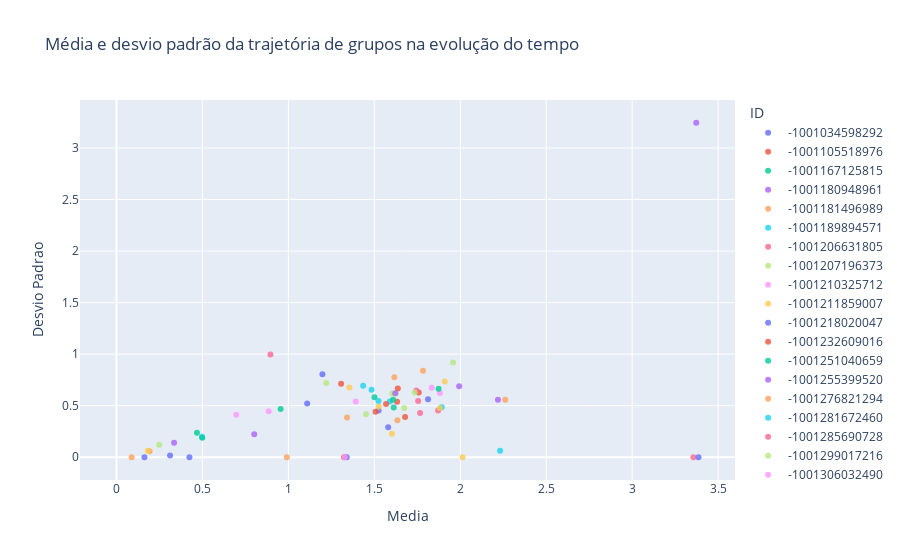

Here is the notebook cell this chart was saved with:
### Markdown cell above
### Groups Trajectories
Nessa seção é calculada a trajetória dos grupos no período analisado ('2023-01-06 a 2023-01-18).  
A partir do cálculo da trajetória, é também calculado a _média_ dessa trajetória e o _desvio padrão_ da trajetória dos grupos.

### Code cell
trajectory_df = embedding.get_df_for_trajectory(high_dim_embeddings_umap, labels, date_labels)
groups_trajectories = embedding.get_all_groups_trajectories(trajectory_df)
trajectory_scatter_plot = data_visualization.trajectory_plot(groups_trajectories)
trajectory_scatter_plot.show()

### Figure 1 — Plotly figure (JSON) as saved in the notebook; plotly's stock layout.template omitted (floating-point values rounded to 4 significant figures)
{"data": [{"hovertemplate": "ID=-1001034598292<br>Media=%{x}<br>Desvio Padrao=%{y}<extra></extra>", "legendgroup": "-1001034598292", "marker": {"color": "#636efa", "opacity": 0.8, "symbol": "circle"}, "mode": "markers", "name": "-1001034598292", "orientation": "v", "showlegend": true, "type": "scatter", "x": [0.1627], "xaxis": "x", "y": [0.0003534], "yaxis": "y"}, {"hovertemplate": "ID=-1001105518976<br>Media=%{x}<br>Desvio Padrao=%{y}<extra></extra>", "legendgroup": "-1001105518976", "marker": {"color": "#EF553B", "opacity": 0.8, "symbol": "circle"}, "mode": "markers", "name": "-1001105518976", "orientation": "v", "showlegend": true, "type": "scatter", "x": [1.324], "xaxis": "x", "y": [0], "yaxis": "y"}, {"hovertemplate": "ID=-1001167125815<br>Media=%{x}<br>Desvio Padrao=%{y}<extra></extra>", "legendgroup": "-1001167125815", "marker": {"color": "#00cc96", "opacity": 0.8, "symbol": "circle"}, "mode": "markers", "name": "-1001167125815", "orientation": "v", "showlegend": true, "type": "scatter", "x": [0], "xaxis": "x", "y": [null], "yaxis": "y"}, {"hovertemplate": "ID=-1001180948961<br>Media=%{x}<br>Desvio Padrao=%{y}<extra></extra>", "legendgroup": "-1001180948961", "marker": {"color": "#ab63fa", "opacity": 0.8, "symbol": "circle"}, "mode": "markers", "name": "-1001180948961", "orientation": "v", "showlegend": true, "type": "scatter", "x": [0], "xaxis": "x", "y": [null], "yaxis": "y"}, {"hovertemplate": "ID=-1001181496989<br>Media=%{x}<br>Desvio Padrao=%{y}<extra></extra>", "legendgroup": "-1001181496989", "marker": {"color": "#FFA15A", "opacity": 0.8, "symbol": "circle"}, "mode": "markers", "name": "-1001181496989", "orientation": "v", "showlegend": true, "type": "scatter", "x": [0.9908], "xaxis": "x", "y": [0], "yaxis": "y"}, {"hovertemplate": "ID=-1001189894571<br>Media=%{x}<br>Desvio Padrao=%{y}<extra></extra>", "legendgroup": "-1001189894571", "marker": {"color": "#19d3f3", "opacity": 0.8, "symbol": "circle"}, "mode": "markers", "name": "-1001189894571", "orientation": "v", "showlegend": true, "type": "scatter", "x": [0.4974], "xaxis": "x", "y": [0.1984], "yaxis": "y"}, {"hovertemplate": "ID=-1001206631805<br>Media=%{x}<br>Desvio Padrao=%{y}<extra></extra>", "legendgroup": "-1001206631805", "marker": {"color": "#FF6692", "opacity": 0.8, "symbol": "circle"}, "mode": "markers", "name": "-1001206631805", "orientation": "v", "showlegend": true, "type": "scatter", "x": [3.356], "xaxis": "x", "y": [0], "yaxis": "y"}, {"hovertemplate": "ID=-1001207196373<br>Media=%{x}<br>Desvio Padrao=%{y}<extra></extra>", "legendgroup": "-1001207196373", "marker": {"color": "#B6E880", "opacity": 0.8, "symbol": "circle"}, "mode": "markers", "name": "-1001207196373", "orientation": "v", "showlegend": true, "type": "scatter", "x": [1.624], "xaxis": "x", "y": [0.6174], "yaxis": "y"}, {"hovertemplate": "ID=-1001210325712<br>Media=%{x}<br>Desvio Padrao=%{y}<extra></extra>", "legendgroup": "-1001210325712", "marker": {"color": "#FF97FF", "opacity": 0.8, "symbol": "circle"}, "mode": "markers", "name": "-1001210325712", "orientation": "v", "showlegend": true, "type": "scatter", "x": [1.881], "xaxis": "x", "y": [0.6233], "yaxis": "y"}, {"hovertemplate": "ID=-1001211859007<br>Media=%{x}<br>Desvio Padrao=%{y}<extra></extra>", "legendgroup": "-1001211859007", "marker": {"color": "#FECB52", "opacity": 0.8, "symbol": "circle"}, "mode": "markers", "name": "-1001211859007", "orientation": "v", "showlegend": true, "type": "scatter", "x": [1.91], "xaxis": "x", "y": [0.7339], "yaxis": "y"}, {"hovertemplate": "ID=-1001218020047<br>Media=%{x}<br>Desvio Padrao=%{y}<extra></extra>", "legendgroup": "-1001218020047", "marker": {"color": "#636efa", "opacity": 0.8, "symbol": "circle"}, "mode": "markers", "name": "-1001218020047", "orientation": "v", "showlegend": true, "type": "scatter", "x": [0.3115], "xaxis": "x", "y": [0.01624], "yaxis": "y"}, {"hovertemplate": "ID=-1001232609016<br>Media=%{x}<br>Desvio Padrao=%{y}<extra></extra>", "legendgroup": "-1001232609016", "marker": {"color": "#EF553B", "opacity": 0.8, "symbol": "circle"}, "mode": "markers", "name": "-1001232609016", "orientation": "v", "showlegend": true, "type": "scatter", "x": [1.758], "xaxis": "x", "y": [0.6278], "yaxis": "y"}, {"hovertemplate": "ID=-1001251040659<br>Media=%{x}<br>Desvio Padrao=%{y}<extra></extra>", "legendgroup": "-1001251040659", "marker": {"color": "#00cc96", "opacity": 0.8, "symbol": "circle"}, "mode": "markers", "name": "-1001251040659", "orientation": "v", "showlegend": true, "type": "scatter", "x": [1.874], "xaxis": "x", "y": [0.6651], "yaxis": "y"}, {"hovertemplate": "ID=-1001255399520<br>Media=%{x}<br>Desvio Padrao=%{y}<extra></extra>", "legendgroup": "-1001255399520", "marker": {"color": "#ab63fa", "opacity": 0.8, "symbol": "circle"}, "mode": "markers", "name": "-1001255399520", "orientation": "v", "showlegend": true, "type": "scatter", "x": [1.993], "xaxis": "x", "y": [0.689], "yaxis": "y"}, {"hovertemplate": "ID=-1001276821294<br>Media=%{x}<br>Desvio Padrao=%{y}<extra></extra>", "legendgroup": "-1001276821294", "marker": {"color": "#FFA15A", "opacity": 0.8, "symbol": "circle"}, "mode": "markers", "name": "-1001276821294", "orientation": "v", "showlegend": true, "type": "scatter", "x": [0], "xaxis": "x", "y": [null], "yaxis": "y"}, {"hovertemplate": "ID=-1001281672460<br>Media=%{x}<br>Desvio Padrao=%{y}<extra></extra>", "legendgroup": "-1001281672460", "marker": {"color": "#19d3f3", "opacity": 0.8, "symbol": "circle"}, "mode": "markers", "name": "-1001281672460", "orientation": "v", "showlegend": true, "type": "scatter", "x": [0], "xaxis": "x", "y": [null], "yaxis": "y"}, {"hovertemplate": "ID=-1001285690728<br>Media=%{x}<br>Desvio Padrao=%{y}<extra></extra>", "legendgroup": "-1001285690728", "marker": {"color": "#FF6692", "opacity": 0.8, "symbol": "circle"}, "mode": "markers", "name": "-1001285690728", "orientation": "v", "showlegend": true, "type": "scatter", "x": [1.871], "xaxis": "x", "y": [0.4523], "yaxis": "y"}, {"hovertemplate": "ID=-1001299017216<br>Media=%{x}<br>Desvio Padrao=%{y}<extra></extra>", "legendgroup": "-1001299017216", "marker": {"color": "#B6E880", "opacity": 0.8, "symbol": "circle"}, "mode": "markers", "name": "-1001299017216", "orientation": "v", "showlegend": true, "type": "scatter", "x": [1.674], "xaxis": "x", "y": [0.4772], "yaxis": "y"}, {"hovertemplate": "ID=-1001306032490<br>Media=%{x}<br>Desvio Padrao=%{y}<extra></extra>", "legendgroup": "-1001306032490", "marker": {"color": "#FF97FF", "opacity": 0.8, "symbol": "circle"}, "mode": "markers", "name": "-1001306032490", "orientation": "v", "showlegend": true, "type": "scatter", "x": [0], "xaxis": "x", "y": [null], "yaxis": "y"}, {"hovertemplate": "ID=-1001323233349<br>Media=%{x}<br>Desvio Padrao=%{y}<extra></extra>", "legendgroup": "-1001323233349", "marker": {"color": "#FECB52", "opacity": 0.8, "symbol": "circle"}, "mode": "markers", "name": "-1001323233349", "orientation": "v", "showlegend": true, "type": "scatter", "x": [1.355], "xaxis": "x", "y": [0.6759], "yaxis": "y"}, {"hovertemplate": "ID=-1001333472613<br>Media=%{x}<br>Desvio Padrao=%{y}<extra></extra>", "legendgroup": "-1001333472613", "marker": {"color": "#636efa", "opacity": 0.8, "symbol": "circle"}, "mode": "markers", "name": "-1001333472613", "orientation": "v", "showlegend": true, "type": "scatter", "x": [3.386], "xaxis": "x", "y": [0], "yaxis": "y"}, {"hovertemplate": "ID=-1001355792475<br>Media=%{x}<br>Desvio Padrao=%{y}<extra></extra>", "legendgroup": "-1001355792475", "marker": {"color": "#EF553B", "opacity": 0.8, "symbol": "circle"}, "mode": "markers", "name": "-1001355792475", "orientation": "v", "showlegend": true, "type": "scatter", "x": [1.636], "xaxis": "x", "y": [0.6667], "yaxis": "y"}, {"hovertemplate": "ID=-1001357747959<br>Media=%{x}<br>Desvio Padrao=%{y}<extra></extra>", "legendgroup": "-1001357747959", "marker": {"color": "#00cc96", "opacity": 0.8, "symbol": "circle"}, "mode": "markers", "name": "-1001357747959", "orientation": "v", "showlegend": true, "type": "scatter", "x": [0.9549], "xaxis": "x", "y": [0.4683], "yaxis": "y"}, {"hovertemplate": "ID=-1001368501455<br>Media=%{x}<br>Desvio Padrao=%{y}<extra></extra>", "legendgroup": "-1001368501455", "marker": {"color": "#ab63fa", "opacity": 0.8, "symbol": "circle"}, "mode": "markers", "name": "-1001368501455", "orientation": "v", "showlegend": true, "type": "scatter", "x": [0], "xaxis": "x", "y": [null], "yaxis": "y"}, {"hovertemplate": "ID=-1001383256261<br>Media=%{x}<br>Desvio Padrao=%{y}<extra></extra>", "legendgroup": "-1001383256261", "marker": {"color": "#FFA15A", "opacity": 0.8, "symbol": "circle"}, "mode": "markers", "name": "-1001383256261", "orientation": "v", "showlegend": true, "type": "scatter", "x": [1.783], "xaxis": "x", "y": [0.8394], "yaxis": "y"}, {"hovertemplate": "ID=-1001384516486<br>Media=%{x}<br>Desvio Padrao=%{y}<extra></extra>", "legendgroup": "-1001384516486", "marker": {"color": "#19d3f3", "opacity": 0.8, "symbol": "circle"}, "mode": "markers", "name": "-1001384516486", "orientation": "v", "showlegend": true, "type": "scatter", "x": [2.231], "xaxis": "x", "y": [0.06213], "yaxis": "y"}, {"hovertemplate": "ID=-1001389233306<br>Media=%{x}<br>Desvio Padrao=%{y}<extra></extra>", "legendgroup": "-1001389233306", "marker": {"color": "#FF6692", "opacity": 0.8, "symbol": "circle"}, "mode": "markers", "name": "-1001389233306", "orientation": "v", "showlegend": true, "type": "scatter", "x": [1.766], "xaxis": "x", "y": [0.4296], "yaxis": "y"}, {"hovertemplate": "ID=-1001389426089<br>Media=%{x}<br>Desvio Padrao=%{y}<extra></extra>", "legendgroup": "-1001389426089", "marker": {"color": "#B6E880", "opacity": 0.8, "symbol": "circle"}, "mode": "markers", "name": "-1001389426089", "orientation": "v", "showlegend": true, "type": "scatter", "x": [1.604], "xaxis": "x", "y": [0.619], "yaxis": "y"}, {"hovertemplate": "ID=-1001392633171<br>Media=%{x}<br>Desvio Padrao=%{y}<extra></extra>", "legendgroup": "-1001392633171", "marker": {"color": "#FF97FF", "opacity": 0.8, "symbol": "circle"}, "mode": "markers", "name": "-1001392633171", "orientation": "v", "showlegend": true, "type": "scatter", "x": [1.392], "xaxis": "x", "y": [0.5401], "yaxis": "y"}, {"hovertemplate": "ID=-1001410809166<br>Media=%{x}<br>Desvio Padrao=%{y}<extra></extra>", "legendgroup": "-1001410809166", "marker": {"color": "#FECB52", "opacity": 0.8, "symbol": "circle"}, "mode": "markers", "name": "-1001410809166", "orientation": "v", "showlegend": true, "type": "scatter", "x": [2.014], "xaxis": "x", "y": [0], "yaxis": "y"}, {"hovertemplate": "ID=-1001412711321<br>Media=%{x}<br>Desvio Padrao=%{y}<extra></extra>", "legendgroup": "-1001412711321", "marker": {"color": "#636efa", "opacity": 0.8, "symbol": "circle"}, "mode": "markers", "name": "-1001412711321", "orientation": "v", "showlegend": true, "type": "scatter", "x": [0.4244], "xaxis": "x", "y": [0], "yaxis": "y"}, {"hovertemplate": "ID=-1001421704570<br>Media=%{x}<br>Desvio Padrao=%{y}<extra></extra>", "legendgroup": "-1001421704570", "marker": {"color": "#EF553B", "opacity": 0.8, "symbol": "circle"}, "mode": "markers", "name": "-1001421704570", "orientation": "v", "showlegend": true, "type": "scatter", "x": [1.307], "xaxis": "x", "y": [0.7128], "yaxis": "y"}, {"hovertemplate": "ID=-1001438121370<br>Media=%{x}<br>Desvio Padrao=%{y}<extra></extra>", "legendgroup": "-1001438121370", "marker": {"color": "#00cc96", "opacity": 0.8, "symbol": "circle"}, "mode": "markers", "name": "-1001438121370", "orientation": "v", "showlegend": true, "type": "scatter", "x": [0], "xaxis": "x", "y": [null], "yaxis": "y"}, {"hovertemplate": "ID=-1001441825416<br>Media=%{x}<br>Desvio Padrao=%{y}<extra></extra>", "legendgroup": "-1001441825416", "marker": {"color": "#ab63fa", "opacity": 0.8, "symbol": "circle"}, "mode": "markers", "name": "-1001441825416", "orientation": "v", "showlegend": true, "type": "scatter", "x": [2.219], "xaxis": "x", "y": [0.5584], "yaxis": "y"}, {"hovertemplate": "ID=-1001445542540<br>Media=%{x}<br>Desvio Padrao=%{y}<extra></extra>", "legendgroup": "-1001445542540", "marker": {"color": "#FFA15A", "opacity": 0.8, "symbol": "circle"}, "mode": "markers", "name": "-1001445542540", "orientation": "v", "showlegend": true, "type": "scatter", "x": [2.261], "xaxis": "x", "y": [0.5568], "yaxis": "y"}, {"hovertemplate": "ID=-1001453746753<br>Media=%{x}<br>Desvio Padrao=%{y}<extra></extra>", "legendgroup": "-1001453746753", "marker": {"color": "#19d3f3", "opacity": 0.8, "symbol": "circle"}, "mode": "markers", "name": "-1001453746753", "orientation": "v", "showlegend": true, "type": "scatter", "x": [1.435], "xaxis": "x", "y": [0.6937], "yaxis": "y"}, {"hovertemplate": "ID=-1001455471658<br>Media=%{x}<br>Desvio Padrao=%{y}<extra></extra>", "legendgroup": "-1001455471658", "marker": {"color": "#FF6692", "opacity": 0.8, "symbol": "circle"}, "mode": "markers", "name": "-1001455471658", "orientation": "v", "showlegend": true, "type": "scatter", "x": [0], "xaxis": "x", "y": [null], "yaxis": "y"}, {"hovertemplate": "ID=-1001456992865<br>Media=%{x}<br>Desvio Padrao=%{y}<extra></extra>", "legendgroup": "-1001456992865", "marker": {"color": "#B6E880", "opacity": 0.8, "symbol": "circle"}, "mode": "markers", "name": "-1001456992865", "orientation": "v", "showlegend": true, "type": "scatter", "x": [1.22], "xaxis": "x", "y": [0.7193], "yaxis": "y"}, {"hovertemplate": "ID=-1001461185208<br>Media=%{x}<br>Desvio Padrao=%{y}<extra></extra>", "legendgroup": "-1001461185208", "marker": {"color": "#FF97FF", "opacity": 0.8, "symbol": "circle"}, "mode": "markers", "name": "-1001461185208", "orientation": "v", "showlegend": true, "type": "scatter", "x": [0.6969], "xaxis": "x", "y": [0.4112], "yaxis": "y"}, {"hovertemplate": "ID=-1001469934877<br>Media=%{x}<br>Desvio Padrao=%{y}<extra></extra>", "legendgroup": "-1001469934877", "marker": {"color": "#FECB52", "opacity": 0.8, "symbol": "circle"}, "mode": "markers", "name": "-1001469934877", "orientation": "v", "showlegend": true, "type": "scatter", "x": [0], "xaxis": "x", "y": [null], "yaxis": "y"}, {"hovertemplate": "ID=-1001470883537<br>Media=%{x}<br>Desvio Padrao=%{y}<extra></extra>", "legendgroup": "-1001470883537", "marker": {"color": "#636efa", "opacity": 0.8, "symbol": "circle"}, "mode": "markers", "name": "-1001470883537", "orientation": "v", "showlegend": true, "type": "scatter", "x": [1.339], "xaxis": "x", "y": [0], "yaxis": "y"}, {"hovertemplate": "ID=-1001479700426<br>Media=%{x}<br>Desvio Padrao=%{y}<extra></extra>", "legendgroup": "-1001479700426", "marker": {"color": "#EF553B", "opacity": 0.8, "symbol": "circle"}, "mode": "markers", "name": "-1001479700426", "orientation": "v", "showlegend": true, "type": "scatter", "x": [1.679], "xaxis": "x", "y": [0.3894], "yaxis": "y"}, {"hovertemplate": "ID=-1001481305285<br>Media=%{x}<br>Desvio Padrao=%{y}<extra></extra>", "legendgroup": "-1001481305285", "marker": {"color": "#00cc96", "opacity": 0.8, "symbol": "circle"}, "mode": "markers", "name": "-1001481305285", "orientation": "v", "showlegend": true, "type": "scatter", "x": [0], "xaxis": "x", "y": [null], "yaxis": "y"}, {"hovertemplate": "ID=-1001485359482<br>Media=%{x}<br>Desvio Padrao=%{y}<extra></extra>", "legendgroup": "-1001485359482", "marker": {"color": "#ab63fa", "opacity": 0.8, "symbol": "circle"}, "mode": "markers", "name": "-1001485359482", "orientation": "v", "showlegend": true, "type": "scatter", "x": [3.373], "xaxis": "x", "y": [3.245], "yaxis": "y"}, {"hovertemplate": "ID=-1001493947883<br>Media=%{x}<br>Desvio Padrao=%{y}<extra></extra>", "legendgroup": "-1001493947883", "marker": {"color": "#FFA15A", "opacity": 0.8, "symbol": "circle"}, "mode": "markers", "name": "-1001493947883", "orientation": "v", "showlegend": true, "type": "scatter", "x": [1.616], "xaxis": "x", "y": [0.775], "yaxis": "y"}, {"hovertemplate": "ID=-1001496206576<br>Media=%{x}<br>Desvio Padrao=%{y}<extra></extra>", "legendgroup": "-1001496206576", "marker": {"color": "#19d3f3", "opacity": 0.8, "symbol": "circle"}, "mode": "markers", "name": "-1001496206576", "orientation": "v", "showlegend": true, "type": "scatter", "x": [1.892], "xaxis": "x", "y": [0.4839], "yaxis": "y"}, {"hovertemplate": "ID=-1001505716070<br>Media=%{x}<br>Desvio Padrao=%{y}<extra></extra>", "legendgroup": "-1001505716070", "marker": {"color": "#FF6692", "opacity": 0.8, "symbol": "circle"}, "mode": "markers", "name": "-1001505716070", "orientation": "v", "showlegend": true, "type": "scatter", "x": [0], "xaxis": "x", "y": [null], "yaxis": "y"}, {"hovertemplate": "ID=-1001515918022<br>Media=%{x}<br>Desvio Padrao=%{y}<extra></extra>", "legendgroup": "-1001515918022", "marker": {"color": "#B6E880", "opacity": 0.8, "symbol": "circle"}, "mode": "markers", "name": "-1001515918022", "orientation": "v", "showlegend": true, "type": "scatter", "x": [1.451], "xaxis": "x", "y": [0.4169], "yaxis": "y"}, {"hovertemplate": "ID=-1001517274914<br>Media=%{x}<br>Desvio Padrao=%{y}<extra></extra>", "legendgroup": "-1001517274914", "marker": {"color": "#FF97FF", "opacity": 0.8, "symbol": "circle"}, "mode": "markers", "name": "-1001517274914", "orientation": "v", "showlegend": true, "type": "scatter", "x": [0], "xaxis": "x", "y": [null], "yaxis": "y"}, {"hovertemplate": "ID=-1001531514291<br>Media=%{x}<br>Desvio Padrao=%{y}<extra></extra>", "legendgroup": "-1001531514291", "marker": {"color": "#FECB52", "opacity": 0.8, "symbol": "circle"}, "mode": "markers", "name": "-1001531514291", "orientation": "v", "showlegend": true, "type": "scatter", "x": [1.881], "xaxis": "x", "y": [0.477], "yaxis": "y"}, {"hovertemplate": "ID=-1001533966146<br>Media=%{x}<br>Desvio Padrao=%{y}<extra></extra>", "legendgroup": "-1001533966146", "marker": {"color": "#636efa", "opacity": 0.8, "symbol": "circle"}, "mode": "markers", "name": "-1001533966146", "orientation": "v", "showlegend": true, "type": "scatter", "x": [1.109], "xaxis": "x", "y": [0.5222], "yaxis": "y"}, {"hovertemplate": "ID=-1001541311858<br>Media=%{x}<br>Desvio Padrao=%{y}<extra></extra>", "legendgroup": "-1001541311858", "marker": {"color": "#EF553B", "opacity": 0.8, "symbol": "circle"}, "mode": "markers", "name": "-1001541311858", "orientation": "v", "showlegend": true, "type": "scatter", "x": [0], "xaxis": "x", "y": [null], "yaxis": "y"}, {"hovertemplate": "ID=-1001541526657<br>Media=%{x}<br>Desvio Padrao=%{y}<extra></extra>", "legendgroup": "-1001541526657", "marker": {"color": "#00cc96", "opacity": 0.8, "symbol": "circle"}, "mode": "markers", "name": "-1001541526657", "orientation": "v", "showlegend": true, "type": "scatter", "x": [0.4989], "xaxis": "x", "y": [0.1895], "yaxis": "y"}, {"hovertemplate": "ID=-1001553471004<br>Media=%{x}<br>Desvio Padrao=%{y}<extra></extra>", "legendgroup": "-1001553471004", "marker": {"color": "#ab63fa", "opacity": 0.8, "symbol": "circle"}, "mode": "markers", "name": "-1001553471004", "orientation": "v", "showlegend": true, "type": "scatter", "x": [0], "xaxis": "x", "y": [null], "yaxis": "y"}, {"hovertemplate": "ID=-1001555717823<br>Media=%{x}<br>Desvio Padrao=%{y}<extra></extra>", "legendgroup": "-1001555717823", "marker": {"color": "#FFA15A", "opacity": 0.8, "symbol": "circle"}, "mode": "markers", "name": "-1001555717823", "orientation": "v", "showlegend": true, "type": "scatter", "x": [1.634], "xaxis": "x", "y": [0.3591], "yaxis": "y"}, {"hovertemplate": "ID=-1001560438016<br>Media=%{x}<br>Desvio Padrao=%{y}<extra></extra>", "legendgroup": "-1001560438016", "marker": {"color": "#19d3f3", "opacity": 0.8, "symbol": "circle"}, "mode": "markers", "name": "-1001560438016", "orientation": "v", "showlegend": true, "type": "scatter", "x": [0], "xaxis": "x", "y": [null], "yaxis": "y"}, {"hovertemplate": "ID=-1001568720497<br>Media=%{x}<br>Desvio Padrao=%{y}<extra></extra>", "legendgroup": "-1001568720497", "marker": {"color": "#FF6692", "opacity": 0.8, "symbol": "circle"}, "mode": "markers", "name": "-1001568720497", "orientation": "v", "showlegend": true, "type": "scatter", "x": [1.755], "xaxis": "x", "y": [0.5463], "yaxis": "y"}, {"hovertemplate": "ID=-1001572172813<br>Media=%{x}<br>Desvio Padrao=%{y}<extra></extra>", "legendgroup": "-1001572172813", "marker": {"color": "#B6E880", "opacity": 0.8, "symbol": "circle"}, "mode": "markers", "name": "-1001572172813", "orientation": "v", "showlegend": true, "type": "scatter", "x": [1.958], "xaxis": "x", "y": [0.9184], "yaxis": "y"}, {"hovertemplate": "ID=-1001581501114<br>Media=%{x}<br>Desvio Padrao=%{y}<extra></extra>", "legendgroup": "-1001581501114", "marker": {"color": "#FF97FF", "opacity": 0.8, "symbol": "circle"}, "mode": "markers", "name": "-1001581501114", "orientation": "v", "showlegend": true, "type": "scatter", "x": [0.8853], "xaxis": "x", "y": [0.4456], "yaxis": "y"}, {"hovertemplate": "ID=-1001587097148<br>Media=%{x}<br>Desvio Padrao=%{y}<extra></extra>", "legendgroup": "-1001587097148", "marker": {"color": "#FECB52", "opacity": 0.8, "symbol": "circle"}, "mode": "markers", "name": "-1001587097148", "orientation": "v", "showlegend": true, "type": "scatter", "x": [0], "xaxis": "x", "y": [null], "yaxis": "y"}, {"hovertemplate": "ID=-1001590221948<br>Media=%{x}<br>Desvio Padrao=%{y}<extra></extra>", "legendgroup": "-1001590221948", "marker": {"color": "#636efa", "opacity": 0.8, "symbol": "circle"}, "mode": "markers", "name": "-1001590221948", "orientation": "v", "showlegend": true, "type": "scatter", "x": [1.812], "xaxis": "x", "y": [0.5632], "yaxis": "y"}, {"hovertemplate": "ID=-1001596060159<br>Media=%{x}<br>Desvio Padrao=%{y}<extra></extra>", "legendgroup": "-1001596060159", "marker": {"color": "#EF553B", "opacity": 0.8, "symbol": "circle"}, "mode": "markers", "name": "-1001596060159", "orientation": "v", "showlegend": true, "type": "scatter", "x": [0], "xaxis": "x", "y": [null], "yaxis": "y"}, {"hovertemplate": "ID=-1001608833415<br>Media=%{x}<br>Desvio Padrao=%{y}<extra></extra>", "legendgroup": "-1001608833415", "marker": {"color": "#00cc96", "opacity": 0.8, "symbol": "circle"}, "mode": "markers", "name": "-1001608833415", "orientation": "v", "showlegend": true, "type": "scatter", "x": [0.4681], "xaxis": "x", "y": [0.2376], "yaxis": "y"}, {"hovertemplate": "ID=-1001610121862<br>Media=%{x}<br>Desvio Padrao=%{y}<extra></extra>", "legendgroup": "-1001610121862", "marker": {"color": "#ab63fa", "opacity": 0.8, "symbol": "circle"}, "mode": "markers", "name": "-1001610121862", "orientation": "v", "showlegend": true, "type": "scatter", "x": [0.8012], "xaxis": "x", "y": [0.2233], "yaxis": "y"}, {"hovertemplate": "ID=-1001642471798<br>Media=%{x}<br>Desvio Padrao=%{y}<extra></extra>", "legendgroup": "-1001642471798", "marker": {"color": "#FFA15A", "opacity": 0.8, "symbol": "circle"}, "mode": "markers", "name": "-1001642471798", "orientation": "v", "showlegend": true, "type": "scatter", "x": [0.1927], "xaxis": "x", "y": [0.05768], "yaxis": "y"}, {"hovertemplate": "ID=-1001660279471<br>Media=%{x}<br>Desvio Padrao=%{y}<extra></extra>", "legendgroup": "-1001660279471", "marker": {"color": "#19d3f3", "opacity": 0.8, "symbol": "circle"}, "mode": "markers", "name": "-1001660279471", "orientation": "v", "showlegend": true, "type": "scatter", "x": [1.59], "xaxis": "x", "y": [0.5415], "yaxis": "y"}, {"hovertemplate": "ID=-1001662996930<br>Media=%{x}<br>Desvio Padrao=%{y}<extra></extra>", "legendgroup": "-1001662996930", "marker": {"color": "#FF6692", "opacity": 0.8, "symbol": "circle"}, "mode": "markers", "name": "-1001662996930", "orientation": "v", "showlegend": true, "type": "scatter", "x": [0.8955], "xaxis": "x", "y": [0.9972], "yaxis": "y"}, {"hovertemplate": "ID=-1001663621591<br>Media=%{x}<br>Desvio Padrao=%{y}<extra></extra>", "legendgroup": "-1001663621591", "marker": {"color": "#B6E880", "opacity": 0.8, "symbol": "circle"}, "mode": "markers", "name": "-1001663621591", "orientation": "v", "showlegend": true, "type": "scatter", "x": [0.2487], "xaxis": "x", "y": [0.1201], "yaxis": "y"}, {"hovertemplate": "ID=-1001670661905<br>Media=%{x}<br>Desvio Padrao=%{y}<extra></extra>", "legendgroup": "-1001670661905", "marker": {"color": "#FF97FF", "opacity": 0.8, "symbol": "circle"}, "mode": "markers", "name": "-1001670661905", "orientation": "v", "showlegend": true, "type": "scatter", "x": [1.833], "xaxis": "x", "y": [0.6752], "yaxis": "y"}, {"hovertemplate": "ID=-1001676586934<br>Media=%{x}<br>Desvio Padrao=%{y}<extra></extra>", "legendgroup": "-1001676586934", "marker": {"color": "#FECB52", "opacity": 0.8, "symbol": "circle"}, "mode": "markers", "name": "-1001676586934", "orientation": "v", "showlegend": true, "type": "scatter", "x": [0.1818], "xaxis": "x", "y": [0.06247], "yaxis": "y"}, {"hovertemplate": "ID=-1001683677681<br>Media=%{x}<br>Desvio Padrao=%{y}<extra></extra>", "legendgroup": "-1001683677681", "marker": {"color": "#636efa", "opacity": 0.8, "symbol": "circle"}, "mode": "markers", "name": "-1001683677681", "orientation": "v", "showlegend": true, "type": "scatter", "x": [1.525], "xaxis": "x", "y": [0.4542], "yaxis": "y"}, {"hovertemplate": "ID=-1001687334051<br>Media=%{x}<br>Desvio Padrao=%{y}<extra></extra>", "legendgroup": "-1001687334051", "marker": {"color": "#EF553B", "opacity": 0.8, "symbol": "circle"}, "mode": "markers", "name": "-1001687334051", "orientation": "v", "showlegend": true, "type": "scatter", "x": [1.507], "xaxis": "x", "y": [0.4422], "yaxis": "y"}, {"hovertemplate": "ID=-1001695921571<br>Media=%{x}<br>Desvio Padrao=%{y}<extra></extra>", "legendgroup": "-1001695921571", "marker": {"color": "#00cc96", "opacity": 0.8, "symbol": "circle"}, "mode": "markers", "name": "-1001695921571", "orientation": "v", "showlegend": true, "type": "scatter", "x": [1.613], "xaxis": "x", "y": [0.4829], "yaxis": "y"}, {"hovertemplate": "ID=-1001700063373<br>Media=%{x}<br>Desvio Padrao=%{y}<extra></extra>", "legendgroup": "-1001700063373", "marker": {"color": "#ab63fa", "opacity": 0.8, "symbol": "circle"}, "mode": "markers", "name": "-1001700063373", "orientation": "v", "showlegend": true, "type": "scatter", "x": [0.3349], "xaxis": "x", "y": [0.1412], "yaxis": "y"}, {"hovertemplate": "ID=-1001702019004<br>Media=%{x}<br>Desvio Padrao=%{y}<extra></extra>", "legendgroup": "-1001702019004", "marker": {"color": "#FFA15A", "opacity": 0.8, "symbol": "circle"}, "mode": "markers", "name": "-1001702019004", "orientation": "v", "showlegend": true, "type": "scatter", "x": [0.08811], "xaxis": "x", "y": [0], "yaxis": "y"}, {"hovertemplate": "ID=-1001706423439<br>Media=%{x}<br>Desvio Padrao=%{y}<extra></extra>", "legendgroup": "-1001706423439", "marker": {"color": "#19d3f3", "opacity": 0.8, "symbol": "circle"}, "mode": "markers", "name": "-1001706423439", "orientation": "v", "showlegend": true, "type": "scatter", "x": [1.484], "xaxis": "x", "y": [0.6557], "yaxis": "y"}, {"hovertemplate": "ID=-1001731901584<br>Media=%{x}<br>Desvio Padrao=%{y}<extra></extra>", "legendgroup": "-1001731901584", "marker": {"color": "#FF6692", "opacity": 0.8, "symbol": "circle"}, "mode": "markers", "name": "-1001731901584", "orientation": "v", "showlegend": true, "type": "scatter", "x": [0], "xaxis": "x", "y": [null], "yaxis": "y"}, {"hovertemplate": "ID=-1001735575731<br>Media=%{x}<br>Desvio Padrao=%{y}<extra></extra>", "legendgroup": "-1001735575731", "marker": {"color": "#B6E880", "opacity": 0.8, "symbol": "circle"}, "mode": "markers", "name": "-1001735575731", "orientation": "v", "showlegend": true, "type": "scatter", "x": [0], "xaxis": "x", "y": [null], "yaxis": "y"}, {"hovertemplate": "ID=-1001750200405<br>Media=%{x}<br>Desvio Padrao=%{y}<extra></extra>", "legendgroup": "-1001750200405", "marker": {"color": "#FF97FF", "opacity": 0.8, "symbol": "circle"}, "mode": "markers", "name": "-1001750200405", "orientation": "v", "showlegend": true, "type": "scatter", "x": [1.328], "xaxis": "x", "y": [0], "yaxis": "y"}, {"hovertemplate": "ID=-1001760143299<br>Media=%{x}<br>Desvio Padrao=%{y}<extra></extra>", "legendgroup": "-1001760143299", "marker": {"color": "#FECB52", "opacity": 0.8, "symbol": "circle"}, "mode": "markers", "name": "-1001760143299", "orientation": "v", "showlegend": true, "type": "scatter", "x": [1.525], "xaxis": "x", "y": [0.4897], "yaxis": "y"}, {"hovertemplate": "ID=-1001766367772<br>Media=%{x}<br>Desvio Padrao=%{y}<extra></extra>", "legendgroup": "-1001766367772", "marker": {"color": "#636efa", "opacity": 0.8, "symbol": "circle"}, "mode": "markers", "name": "-1001766367772", "orientation": "v", "showlegend": true, "type": "scatter", "x": [1.581], "xaxis": "x", "y": [0.2908], "yaxis": "y"}, {"hovertemplate": "ID=-1001775308757<br>Media=%{x}<br>Desvio Padrao=%{y}<extra></extra>", "legendgroup": "-1001775308757", "marker": {"color": "#EF553B", "opacity": 0.8, "symbol": "circle"}, "mode": "markers", "name": "-1001775308757", "orientation": "v", "showlegend": true, "type": "scatter", "x": [1.632], "xaxis": "x", "y": [0.5376], "yaxis": "y"}, {"hovertemplate": "ID=-1001779425078<br>Media=%{x}<br>Desvio Padrao=%{y}<extra></extra>", "legendgroup": "-1001779425078", "marker": {"color": "#00cc96", "opacity": 0.8, "symbol": "circle"}, "mode": "markers", "name": "-1001779425078", "orientation": "v", "showlegend": true, "type": "scatter", "x": [1.501], "xaxis": "x", "y": [0.583], "yaxis": "y"}, {"hovertemplate": "ID=-1001796043536<br>Media=%{x}<br>Desvio Padrao=%{y}<extra></extra>", "legendgroup": "-1001796043536", "marker": {"color": "#ab63fa", "opacity": 0.8, "symbol": "circle"}, "mode": "markers", "name": "-1001796043536", "orientation": "v", "showlegend": true, "type": "scatter", "x": [1.622], "xaxis": "x", "y": [0.622], "yaxis": "y"}, {"hovertemplate": "ID=-1001800313140<br>Media=%{x}<br>Desvio Padrao=%{y}<extra></extra>", "legendgroup": "-1001800313140", "marker": {"color": "#FFA15A", "opacity": 0.8, "symbol": "circle"}, "mode": "markers", "name": "-1001800313140", "orientation": "v", "showlegend": true, "type": "scatter", "x": [1.341], "xaxis": "x", "y": [0.3851], "yaxis": "y"}, {"hovertemplate": "ID=-1001805633366<br>Media=%{x}<br>Desvio Padrao=%{y}<extra></extra>", "legendgroup": "-1001805633366", "marker": {"color": "#19d3f3", "opacity": 0.8, "symbol": "circle"}, "mode": "markers", "name": "-1001805633366", "orientation": "v", "showlegend": true, "type": "scatter", "x": [1.524], "xaxis": "x", "y": [0.5465], "yaxis": "y"}, {"hovertemplate": "ID=-1001810497978<br>Media=%{x}<br>Desvio Padrao=%{y}<extra></extra>", "legendgroup": "-1001810497978", "marker": {"color": "#FF6692", "opacity": 0.8, "symbol": "circle"}, "mode": "markers", "name": "-1001810497978", "orientation": "v", "showlegend": true, "type": "scatter", "x": [1.744], "xaxis": "x", "y": [0.6469], "yaxis": "y"}, {"hovertemplate": "ID=-1001812754996<br>Media=%{x}<br>Desvio Padrao=%{y}<extra></extra>", "legendgroup": "-1001812754996", "marker": {"color": "#B6E880", "opacity": 0.8, "symbol": "circle"}, "mode": "markers", "name": "-1001812754996", "orientation": "v", "showlegend": true, "type": "scatter", "x": [1.734], "xaxis": "x", "y": [0.629], "yaxis": "y"}, {"hovertemplate": "ID=-1001817144857<br>Media=%{x}<br>Desvio Padrao=%{y}<extra></extra>", "legendgroup": "-1001817144857", "marker": {"color": "#FF97FF", "opacity": 0.8, "symbol": "circle"}, "mode": "markers", "name": "-1001817144857", "orientation": "v", "showlegend": true, "type": "scatter", "x": [0], "xaxis": "x", "y": [null], "yaxis": "y"}, {"hovertemplate": "ID=-1001818218955<br>Media=%{x}<br>Desvio Padrao=%{y}<extra></extra>", "legendgroup": "-1001818218955", "marker": {"color": "#FECB52", "opacity": 0.8, "symbol": "circle"}, "mode": "markers", "name": "-1001818218955", "orientation": "v", "showlegend": true, "type": "scatter", "x": [1.602], "xaxis": "x", "y": [0.2288], "yaxis": "y"}, {"hovertemplate": "ID=-1001834134441<br>Media=%{x}<br>Desvio Padrao=%{y}<extra></extra>", "legendgroup": "-1001834134441", "marker": {"color": "#636efa", "opacity": 0.8, "symbol": "circle"}, "mode": "markers", "name": "-1001834134441", "orientation": "v", "showlegend": true, "type": "scatter", "x": [1.198], "xaxis": "x", "y": [0.8045], "yaxis": "y"}, {"hovertemplate": "ID=-1001866961699<br>Media=%{x}<br>Desvio Padrao=%{y}<extra></extra>", "legendgroup": "-1001866961699", "marker": {"color": "#EF553B", "opacity": 0.8, "symbol": "circle"}, "mode": "markers", "name": "-1001866961699", "orientation": "v", "showlegend": true, "type": "scatter", "x": [1.568], "xaxis": "x", "y": [0.5169], "yaxis": "y"}, {"hovertemplate": "ID=-1001893261315<br>Media=%{x}<br>Desvio Padrao=%{y}<extra></extra>", "legendgroup": "-1001893261315", "marker": {"color": "#00cc96", "opacity": 0.8, "symbol": "circle"}, "mode": "markers", "name": "-1001893261315", "orientation": "v", "showlegend": true, "type": "scatter", "x": [1.609], "xaxis": "x", "y": [0.5577], "yaxis": "y"}], "layout": {"legend": {"title": {"text": "ID"}, "tracegroupgap": 0}, "title": {"text": "Média e desvio padrão da trajetória de grupos na evolução do tempo"}, "xaxis": {"anchor": "y", "domain": [0, 1], "title": {"text": "Media"}}, "yaxis": {"anchor": "x", "domain": [0, 1], "title": {"text": "Desvio Padrao"}}}}
